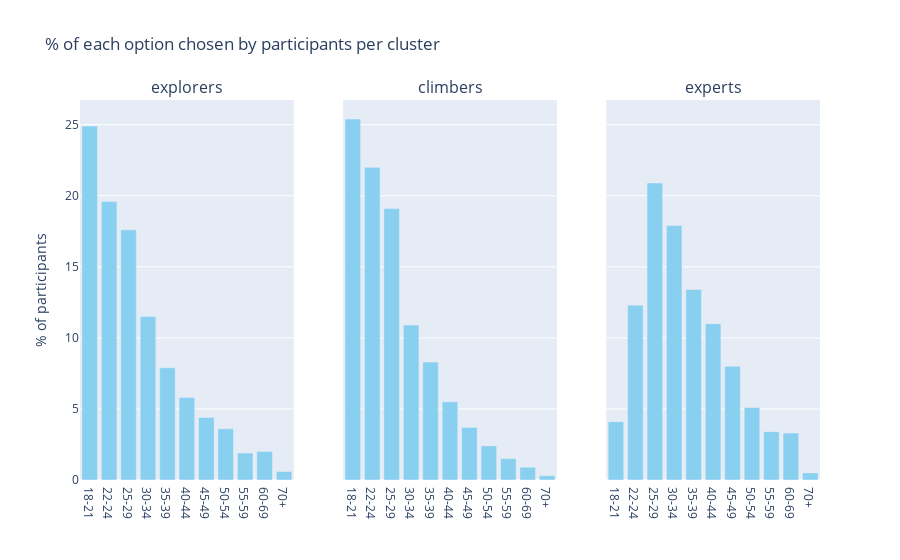

The code cell stored with this chart in its notebook:
### Markdown cell above
We have 11,301 explorers, 6,945 climbers and 7,727 experts.

### Code cell
age_aggr = cluster_aggr(binary_data, range(qs_num["Age"][0], qs_num["Age"][1]))
age_aggr = percentage_row(age_aggr)

cols = age_aggr.columns

cols = ['18-21','22-24','25-29','30-34','35-39','40-44','45-49','50-54','55-59','60-69','70+']

age_aggr = age_aggr.loc[age_aggr['cluster'].isin([0,1,2])]

plot_bar_perc(age_aggr, cols)

### Figure 1 — Plotly figure (JSON) as saved in the notebook; plotly's stock layout.template omitted (floating-point values rounded to 4 significant figures)
{"data": [{"marker": {"color": "#89CFF0"}, "type": "bar", "x": ["18-21"], "xaxis": "x", "y": [24.9], "yaxis": "y"}, {"marker": {"color": "#89CFF0"}, "type": "bar", "x": ["22-24"], "xaxis": "x", "y": [19.6], "yaxis": "y"}, {"marker": {"color": "#89CFF0"}, "type": "bar", "x": ["25-29"], "xaxis": "x", "y": [17.6], "yaxis": "y"}, {"marker": {"color": "#89CFF0"}, "type": "bar", "x": ["30-34"], "xaxis": "x", "y": [11.5], "yaxis": "y"}, {"marker": {"color": "#89CFF0"}, "type": "bar", "x": ["35-39"], "xaxis": "x", "y": [7.9], "yaxis": "y"}, {"marker": {"color": "#89CFF0"}, "type": "bar", "x": ["40-44"], "xaxis": "x", "y": [5.8], "yaxis": "y"}, {"marker": {"color": "#89CFF0"}, "type": "bar", "x": ["45-49"], "xaxis": "x", "y": [4.4], "yaxis": "y"}, {"marker": {"color": "#89CFF0"}, "type": "bar", "x": ["50-54"], "xaxis": "x", "y": [3.6], "yaxis": "y"}, {"marker": {"color": "#89CFF0"}, "type": "bar", "x": ["55-59"], "xaxis": "x", "y": [1.9], "yaxis": "y"}, {"marker": {"color": "#89CFF0"}, "type": "bar", "x": ["60-69"], "xaxis": "x", "y": [2], "yaxis": "y"}, {"marker": {"color": "#89CFF0"}, "type": "bar", "x": ["70+"], "xaxis": "x", "y": [0.6], "yaxis": "y"}, {"marker": {"color": "#89CFF0"}, "type": "bar", "x": ["18-21"], "xaxis": "x2", "y": [25.4], "yaxis": "y2"}, {"marker": {"color": "#89CFF0"}, "type": "bar", "x": ["22-24"], "xaxis": "x2", "y": [22], "yaxis": "y2"}, {"marker": {"color": "#89CFF0"}, "type": "bar", "x": ["25-29"], "xaxis": "x2", "y": [19.1], "yaxis": "y2"}, {"marker": {"color": "#89CFF0"}, "type": "bar", "x": ["30-34"], "xaxis": "x2", "y": [10.9], "yaxis": "y2"}, {"marker": {"color": "#89CFF0"}, "type": "bar", "x": ["35-39"], "xaxis": "x2", "y": [8.3], "yaxis": "y2"}, {"marker": {"color": "#89CFF0"}, "type": "bar", "x": ["40-44"], "xaxis": "x2", "y": [5.5], "yaxis": "y2"}, {"marker": {"color": "#89CFF0"}, "type": "bar", "x": ["45-49"], "xaxis": "x2", "y": [3.7], "yaxis": "y2"}, {"marker": {"color": "#89CFF0"}, "type": "bar", "x": ["50-54"], "xaxis": "x2", "y": [2.4], "yaxis": "y2"}, {"marker": {"color": "#89CFF0"}, "type": "bar", "x": ["55-59"], "xaxis": "x2", "y": [1.5], "yaxis": "y2"}, {"marker": {"color": "#89CFF0"}, "type": "bar", "x": ["60-69"], "xaxis": "x2", "y": [0.9], "yaxis": "y2"}, {"marker": {"color": "#89CFF0"}, "type": "bar", "x": ["70+"], "xaxis": "x2", "y": [0.3], "yaxis": "y2"}, {"marker": {"color": "#89CFF0"}, "type": "bar", "x": ["18-21"], "xaxis": "x3", "y": [4.1], "yaxis": "y3"}, {"marker": {"color": "#89CFF0"}, "type": "bar", "x": ["22-24"], "xaxis": "x3", "y": [12.3], "yaxis": "y3"}, {"marker": {"color": "#89CFF0"}, "type": "bar", "x": ["25-29"], "xaxis": "x3", "y": [20.9], "yaxis": "y3"}, {"marker": {"color": "#89CFF0"}, "type": "bar", "x": ["30-34"], "xaxis": "x3", "y": [17.9], "yaxis": "y3"}, {"marker": {"color": "#89CFF0"}, "type": "bar", "x": ["35-39"], "xaxis": "x3", "y": [13.4], "yaxis": "y3"}, {"marker": {"color": "#89CFF0"}, "type": "bar", "x": ["40-44"], "xaxis": "x3", "y": [11], "yaxis": "y3"}, {"marker": {"color": "#89CFF0"}, "type": "bar", "x": ["45-49"], "xaxis": "x3", "y": [8], "yaxis": "y3"}, {"marker": {"color": "#89CFF0"}, "type": "bar", "x": ["50-54"], "xaxis": "x3", "y": [5.1], "yaxis": "y3"}, {"marker": {"color": "#89CFF0"}, "type": "bar", "x": ["55-59"], "xaxis": "x3", "y": [3.4], "yaxis": "y3"}, {"marker": {"color": "#89CFF0"}, "type": "bar", "x": ["60-69"], "xaxis": "x3", "y": [3.3], "yaxis": "y3"}, {"marker": {"color": "#89CFF0"}, "type": "bar", "x": ["70+"], "xaxis": "x3", "y": [0.5], "yaxis": "y3"}], "layout": {"annotations": [{"font": {"size": 16}, "showarrow": false, "text": "explorers", "x": 0.1444, "xanchor": "center", "xref": "paper", "y": 1, "yanchor": "bottom", "yref": "paper"}, {"font": {"size": 16}, "showarrow": false, "text": "climbers", "x": 0.5, "xanchor": "center", "xref": "paper", "y": 1, "yanchor": "bottom", "yref": "paper"}, {"font": {"size": 16}, "showarrow": false, "text": "experts", "x": 0.8556, "xanchor": "center", "xref": "paper", "y": 1, "yanchor": "bottom", "yref": "paper"}], "showlegend": false, "title": {"text": "% of each option chosen by participants per cluster"}, "xaxis": {"anchor": "y", "domain": [0, 0.2889]}, "xaxis2": {"anchor": "y2", "domain": [0.3556, 0.6444]}, "xaxis3": {"anchor": "y3", "domain": [0.7111, 1]}, "yaxis": {"anchor": "x", "domain": [0, 1], "title": {"text": "% of participants"}}, "yaxis2": {"anchor": "x2", "domain": [0, 1], "matches": "y", "showticklabels": false}, "yaxis3": {"anchor": "x3", "domain": [0, 1], "matches": "y", "showticklabels": false}}}
